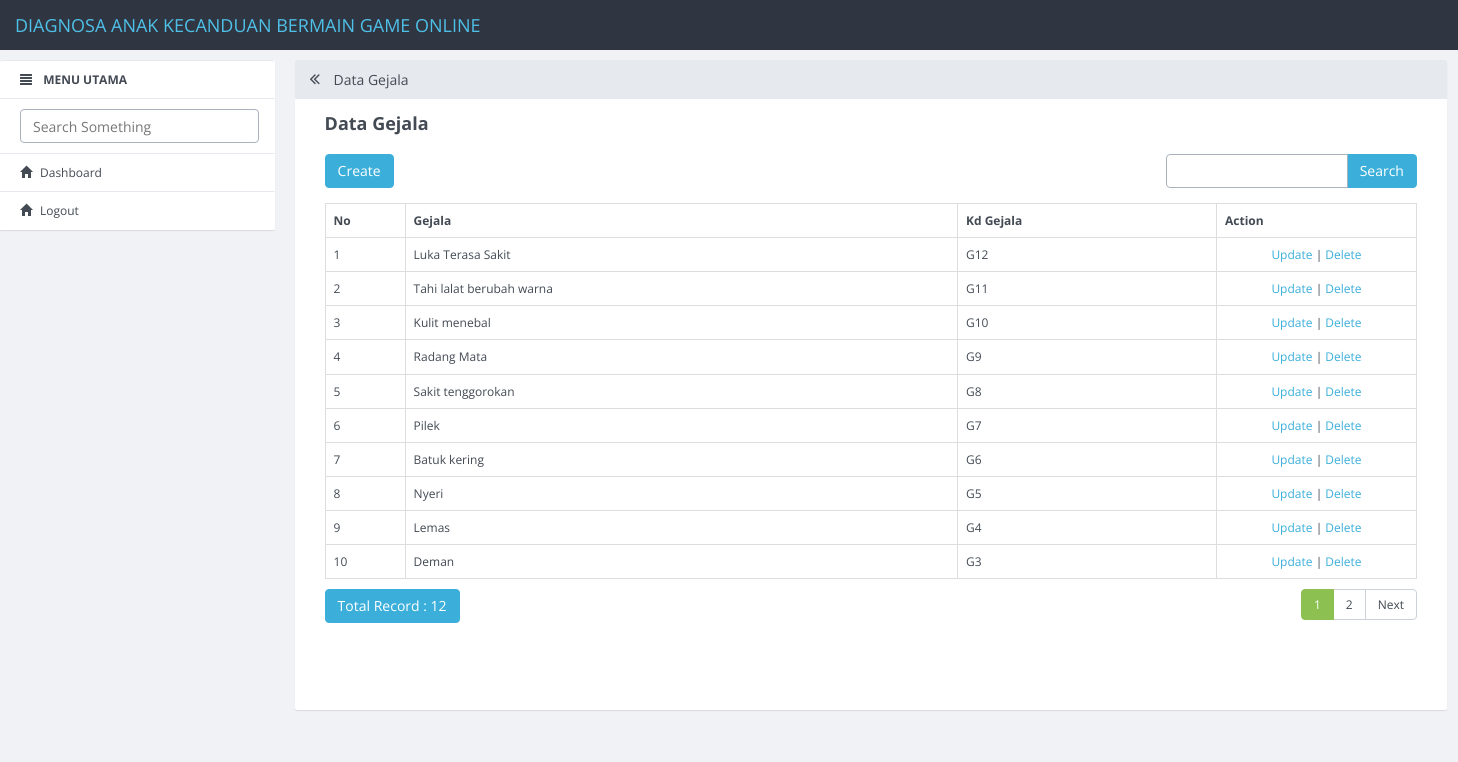
/index.php/gejala, run on the app's committed database.
### tables this page shows
CREATE TABLE `gejala` (
  `id_gejala` int(11) NOT NULL,
  `gejala` varchar(100) DEFAULT NULL,
  `kd_gejala` varchar(5) DEFAULT NULL
);

### application/controllers/Gejala.php (called while the page is built, shortened)
<?php
class Gejala extends CI_Controller
{
    function __construct()
    {
        $this->load->model('M_gejala');
        $this->load->library('form_validation');
    }
    public function index()
    {
        $q = urldecode($this->input->get('q', TRUE));
        $start = intval($this->input->get('start'));
        if ($q <> '') {
            $config['base_url'] = base_url() . 'gejala/index.html?q=' . urlencode($q);
            $config['first_url'] = base_url() . 'gejala/index.html?q=' . urlencode($q);
        } else {
            $config['base_url'] = base_url() . 'gejala/index.html';
            $config['first_url'] = base_url() . 'gejala/index.html';
        }
        $config['per_page'] = 10;
        $config['page_query_string'] = TRUE;
        $config['total_rows'] = $this->M_gejala->total_rows($q);
        $gejala = $this->M_gejala->get_limit_data($config['per_page'], $start, $q);
        $this->load->library('pagination');
        $this->pagination->initialize($config);
        $data = array(
            'gejala_data' => $gejala,
            'q' => $q,
            'pagination' => $this->pagination->create_links(),
            'total_rows' => $config['total_rows'],
            'start' => $start,
            'konten' => 'gejala/gejala_list',
            'judul' => 'Data Gejala',
        );
        $this->load->view('v_index', $data);
    }
}

### index.php (called while the page is built, shortened)
<?php
require_once BASEPATH.'core/CodeIgniter.php';

### application/config/config.php (called while the page is built, shortened)
<?php
$config['base_url'] = "http://".$_SERVER['HTTP_HOST'];
$config['base_url'] .= preg_replace('@/+$@','',dirname($_SERVER['SCRIPT_NAME'])).'/';
$config['index_page'] = '';
$config['uri_protocol']	= 'REQUEST_URI';
$config['url_suffix'] = '.html';
$config['language']	= 'english';
$config['charset'] = 'UTF-8';
$config['enable_hooks'] = FALSE;
$config['subclass_prefix'] = 'MY_';
$config['composer_autoload'] = FALSE;
$config['permitted_uri_chars'] = 'a-z 0-9~%.:_\-';
$config['enable_query_strings'] = FALSE;
$config['controller_trigger'] = 'c';
$config['function_trigger'] = 'm';
$config['directory_trigger'] = 'd';
$config['allow_get_array'] = TRUE;
$config['log_threshold'] = 0;
$config['log_path'] = '';
$config['log_file_extension'] = '';
$config['log_file_permissions'] = 0644;
$config['log_date_format'] = 'Y-m-d H:i:s';
$config['error_views_path'] = '';
$config['cache_path'] = '';
$config['cache_query_string'] = FALSE;
$config['encryption_key'] = '';
$config['sess_driver'] = 'files';
$config['sess_cookie_name'] = 'ci_session';
$config['sess_expiration'] = 7200;
$config['sess_save_path'] = NULL;
$config['sess_match_ip'] = FALSE;
$config['sess_time_to_update'] = 300;
$config['sess_regenerate_destroy'] = FALSE;
$config['cookie_prefix']	= '';
$config['cookie_domain']	= '';
$config['cookie_path']		= '/';
$config['cookie_secure']	= FALSE;
$config['cookie_httponly'] 	= FALSE;
$config['standardize_newlines'] = FALSE;
$config['global_xss_filtering'] = FALSE;
$config['csrf_protection'] = FALSE;
$config['csrf_token_name'] = 'csrf_test_name';
$config['csrf_cookie_name'] = 'csrf_cookie_name';
$config['csrf_expire'] = 7200;
$config['csrf_regenerate'] = TRUE;
$config['csrf_exclude_uris'] = array();
$config['compress_output'] = FALSE;
$config['time_reference'] = 'local';
$config['rewrite_short_tags'] = FALSE;
$config['proxy_ips'] = '';

### application/models/M_gejala.php (called while the page is built, shortened)
<?php
class M_gejala extends CI_Model
{
    public $table = 'gejala';
    public $id = 'id_gejala';
    public $order = 'DESC';
    function total_rows($q = NULL) {
        $this->db->like('id_gejala', $q);
	$this->db->or_like('gejala', $q);
	$this->db->or_like('kd_gejala', $q);
	$this->db->from($this->table);
        return $this->db->count_all_results();
    }
    function get_limit_data($limit, $start = 0, $q = NULL) {
        $this->db->order_by($this->id, $this->order);
        $this->db->like('id_gejala', $q);
	$this->db->or_like('gejala', $q);
	$this->db->or_like('kd_gejala', $q);
	$this->db->limit($limit, $start);
        return $this->db->get($this->table)->result();
    }
}

### application/views/gejala/gejala_list.php (the view, shortened to what this page needs)
<div class="row" style="margin-bottom: 10px">
            <div class="col-md-4">
                <?php echo anchor(site_url('gejala/create'),'Create', 'class="btn btn-primary"'); ?>
            </div>
            <div class="col-md-4 text-center">
            </div>
            <div class="col-md-1 text-right">
            </div>
            <div class="col-md-3 text-right">
                <form action="<?php echo site_url('gejala/index'); ?>" class="form-inline" method="get">
                    <div class="input-group">
                        <input type="text" class="form-control" name="q" value="<?php echo $q; ?>">
                        <span class="input-group-btn">
                          <button class="btn btn-primary" type="submit">Search</button>
                        </span>
                    </div>
                </form>
            </div>
        </div>
        <table class="table table-bordered" style="margin-bottom: 10px">
            <tr>
                <th>No</th>
        <th>Gejala</th>
        <th>Kd Gejala</th>
        <th>Action</th>
            </tr><?php
            foreach ($gejala_data as $gejala)
            {
                ?>
                <tr>
            <td width="80px"><?php echo ++$start ?></td>
            <td><?php echo $gejala->gejala ?></td>
            <td><?php echo $gejala->kd_gejala ?></td>
            <td style="text-align:center" width="200px">
                <?php
                echo anchor(site_url('gejala/update/'.$gejala->id_gejala),'Update');
                echo ' | ';
                echo anchor(site_url('gejala/delete/'.$gejala->id_gejala),'Delete','onclick="javasciprt: return confirm(\'Are You Sure ?\')"');
                ?>
            </td>
        </tr>
                <?php
            }
            ?>
        </table>
        <div class="row">
            <div class="col-md-6">
                <a href="#" class="btn btn-primary">Total Record : <?php echo $total_rows ?></a>
        </div>
            <div class="col-md-6 text-right">
                <?php echo $pagination ?>
            </div>
        </div>

### data on the page
gejala: gejala "Luka Terasa Sakit", kd_gejala "G12", id_gejala "Update", id_gejala "Delete"
gejala: gejala "Tahi lalat berubah warna", kd_gejala "G11", id_gejala "Update", id_gejala "Delete"
gejala: gejala "Kulit menebal", kd_gejala "G10", id_gejala "Update", id_gejala "Delete"
gejala: gejala "Radang Mata", kd_gejala "G9", id_gejala "Update", id_gejala "Delete"
gejala: gejala "Sakit tenggorokan", kd_gejala "G8", id_gejala "Update", id_gejala "Delete"
gejala: gejala "Pilek", kd_gejala "G7", id_gejala "Update", id_gejala "Delete"
gejala: gejala "Batuk kering", kd_gejala "G6", id_gejala "Update", id_gejala "Delete"
gejala: gejala "Nyeri", kd_gejala "G5", id_gejala "Update", id_gejala "Delete"
gejala: gejala "Lemas", kd_gejala "G4", id_gejala "Update", id_gejala "Delete"
gejala: gejala "Deman", kd_gejala "G3", id_gejala "Update", id_gejala "Delete"

### other printed values
$judul "Data Gejala"
anchor(site_url('gejala/create'),'Create', 'class="btn btn-primary"') "Create"
$total_rows "12"
$pagination "1 2 Next"
